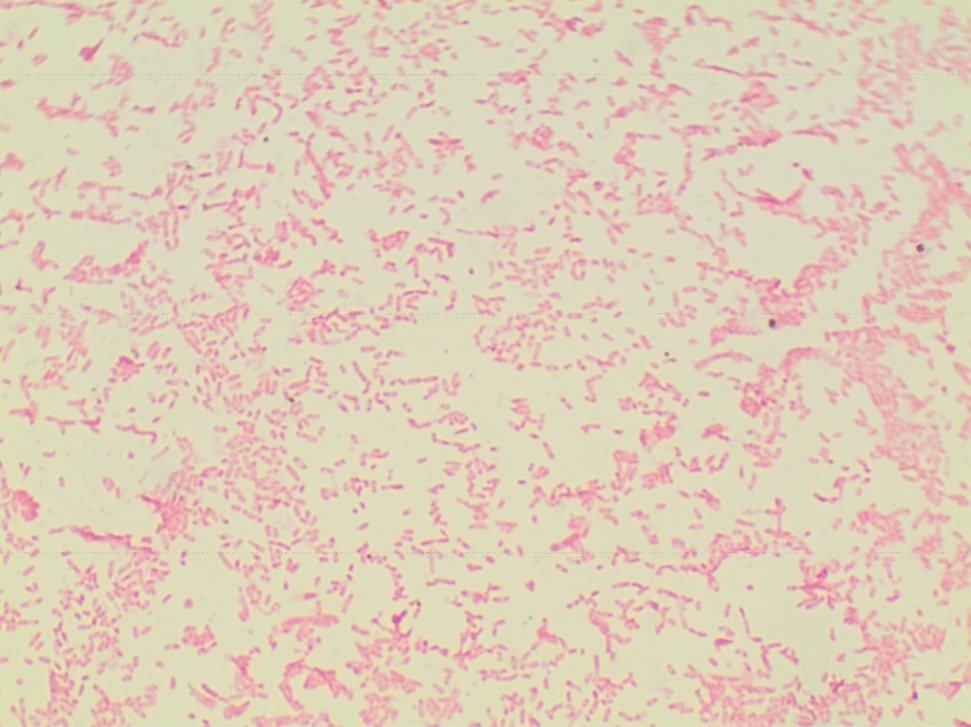
#> input picture data/DIBaS/Bacteroides.fragilis/Bacteroides.fragilis_0001.jpg, 971 x 727 px, shrunk from 2048 x 1532 before the run, found by its file name
$ python test_crop.py
#> lines starting #> are read from the running program, lines starting #| are printed output that depends on the picture; after the words box and inside, x2 and y2 are one past the last pixel; in counts of white or black regions, pixels touching at a corner belong together
from PIL import Image, ImageFilter
import cv2


def cortar_imagem(imagem, tamanho_corte_x, tamanho_corte_y):
    largura, altura = imagem.size
    cortes = []
    for y in range(0, altura, tamanho_corte_y):
        for x in range(0, largura, tamanho_corte_x):
            cortes.append(imagem.crop((x, y, x + tamanho_corte_x, y + tamanho_corte_y)))
    return cortes

# Carregar a imagem
imagem = Image.open("data/small/Bacteroides.fragilis/Bacteroides.fragilis_0001.jpg")
#> imagem is the input picture: PIL image 971x727 RGB; mean R, G, B 223.9, 206.3, 185.4
# imagem = Image.open("data/small/Lactobacillus.salivarius/Lactobacillus.salivarius_0001.jpg")

# # Cortar a imagem em várias partes
imagem_cinza = imagem.convert('L')
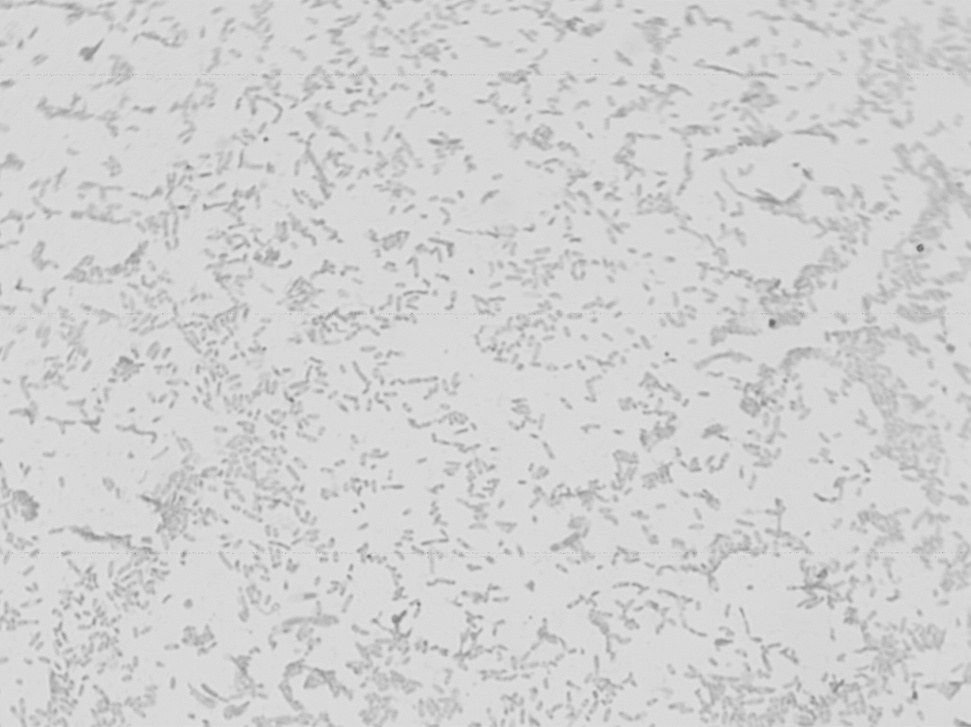
#> imagem_cinza: PIL image 971x727 L; min 104, max 228, mean 209.2

imagem_blur = imagem_cinza.filter(ImageFilter.GaussianBlur(radius=2))

# # Aplicar o algoritmo Canny para detecção de bordas
imagem_binaria = imagem_blur.point(lambda p: p > 190 and 255)
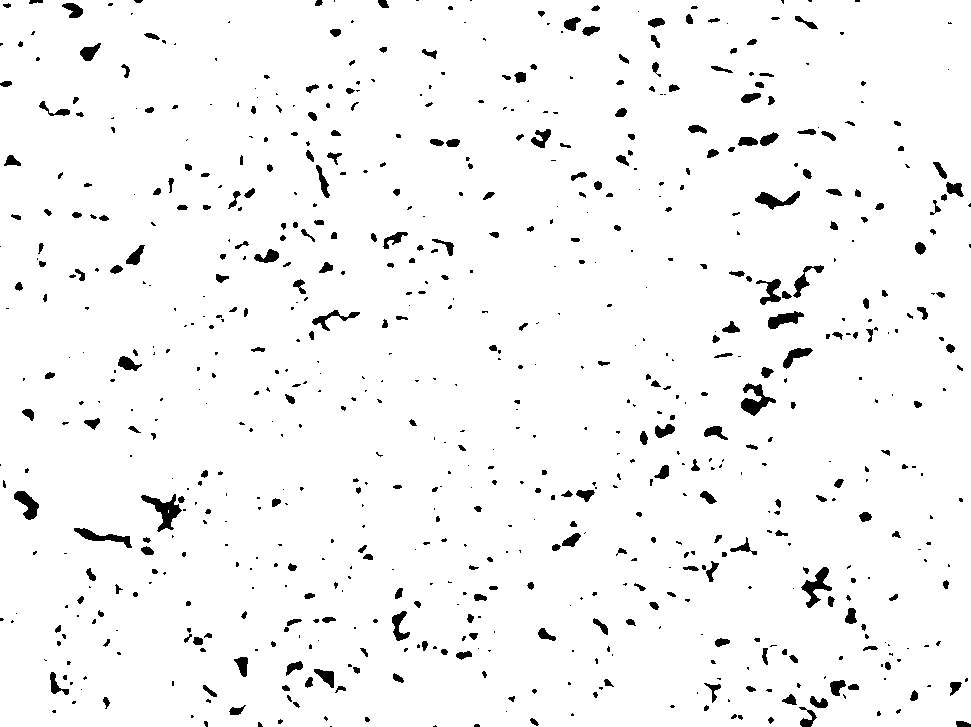
#> imagem_binaria: PIL image 971x727 L; 96.4% white; 748 black regions (418 under 20 px), largest, box (x1, y1, x2, y2) and area: (141, 494, 182, 532) 582, (741, 383, 776, 416) 507, (801, 567, 832, 608) 471
imagem_bordas = imagem_binaria.filter(ImageFilter.FIND_EDGES)
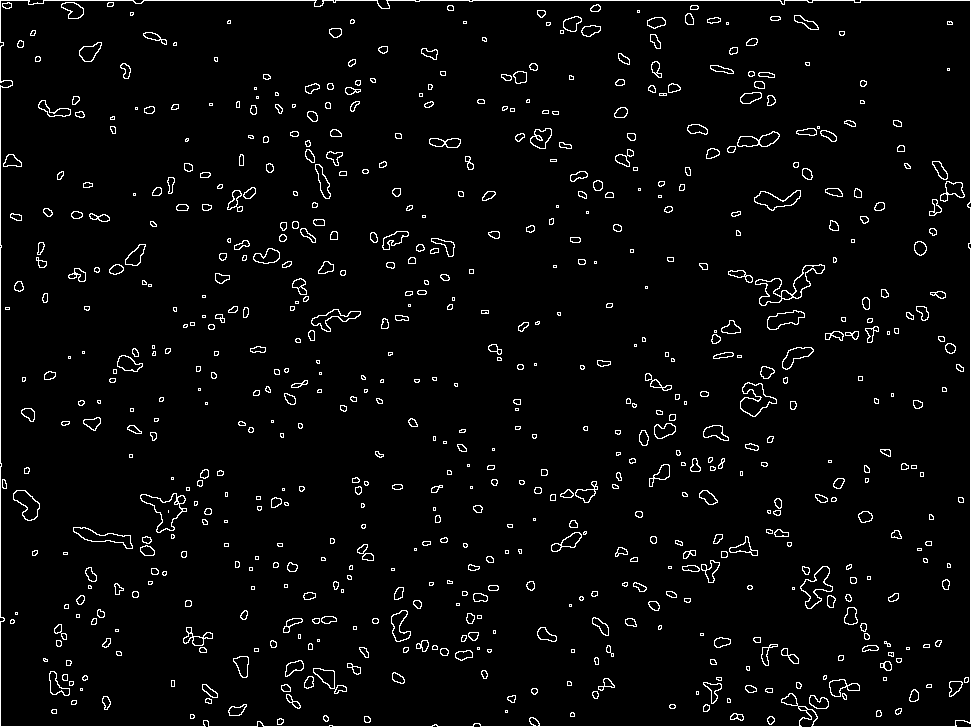
#> imagem_bordas: PIL image 971x727 L; 3.6% white in thin lines or dots
# # imagem_bordas.save("imagem_bordas.jpg")
# import cv2

# # Carregar a imagem
# imagem = cv2.imread("data/small/Bacteroides.fragilis/Bacteroides.fragilis_0001.jpg", cv2.IMREAD_GRAYSCALE)

# # # Aplicar filtro de blur
# imagem_blur = cv2.GaussianBlur(imagem, (5, 5), 0)

# # # Aplicar o algoritmo Canny para detecção de bordas
# imagem_bordas = cv2.Canny(imagem_blur, 30, 150, 3)

# # cv2.imshow("Imagem Original", imagem)
# # cv2.imshow("Imagem com Blur", imagem_blur)
# cv2.imshow("Detecção de Bordas (Canny)", imagem_bordas)

# # # Esperar até que uma tecla seja pressionada
# cv2.waitKey(0)
# cv2.destroyAllWindows()


# # imagem_limiarizada = imagem_cinza.point(lambda x: 255 if x > 200 else x//2)

# # Exibir a imagem original e a imagem após aplicar os filtros
# imagem.show()
# imagem_cinza.show()
# imagem_limiarizada.show()
# # Mostrar os cortes (exemplo para os primeiros 9 cortes)
# cortes = cortar_imagem(imagem_cinza, 256, 192)
# for i, corte in enumerate(cortes[:3]):
    # corte.show()


# import numpy as np

# # Lendo a imagem
# imagem = cv2.imread("data/small/Lactobacillus.salivarius/Lactobacillus.salivarius_0001.jpg")
# # imagem = Image.open("data/small/Bacteroides.fragilis/Bacteroides.fragilis_0001.jpg")
# # imagem = Image.open("data/small/Lactobacillus.salivarius/Lactobacillus.salivarius_0001.jpg")

# # Convertendo para tons de cinza
# imagem_cinza = cv2.cvtColor(imagem, cv2.COLOR_BGR2GRAY)

# # Definindo o limiar de binarização
# limiar = 127

# # Binarizando a imagem
# imagem_binaria = cv2.threshold(imagem_cinza, limiar, 255, cv2.THRESH_BINARY)[1]

# # Definindo parâmetros do Canny
# limiar1 = 100
# limiar2 = 200
# abertura = 3

# # Aplicando o detector de bordas Canny
# bordas_canny = cv2.Canny(imagem_binaria, limiar1, limiar2, apertureSize=abertura)

# # Exibindo as imagens
# cv2.imshow("Imagem Original", imagem)
# cv2.imshow("Imagem Binarizada", imagem_binaria)
# cv2.imshow("Bordas Canny", bordas_canny)

# cv2.waitKey(0)
# cv2.destroyAllWindows()

$ run again, with data/DIBaS/Bacteroides.fragilis/Bacteroides.fragilis_0002.jpg copied over data/DIBaS/Bacteroides.fragilis/Bacteroides.fragilis_0001.jpg
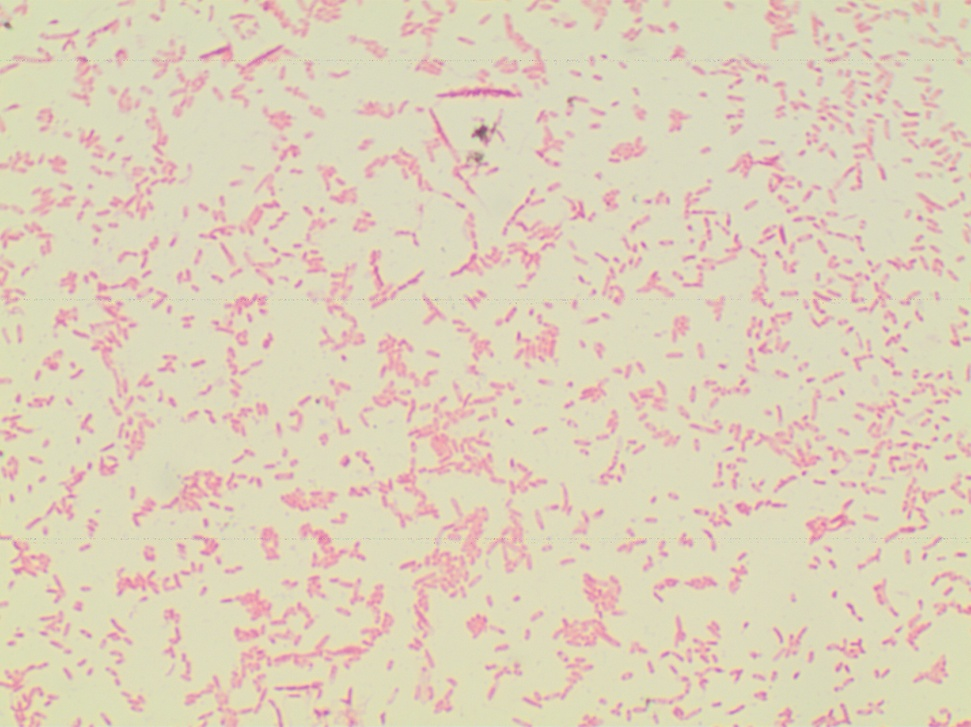
#> input picture data/DIBaS/Bacteroides.fragilis/Bacteroides.fragilis_0002.jpg, 971 x 727 px, shrunk from 2048 x 1532 before the run, found by its file name
#> imagem is the input picture: PIL image 971x727 RGB; mean R, G, B 222.8, 209.3, 186.1
#> `imagem_binaria = imagem_blur.point(lambda p: p > 190 and 255)`:
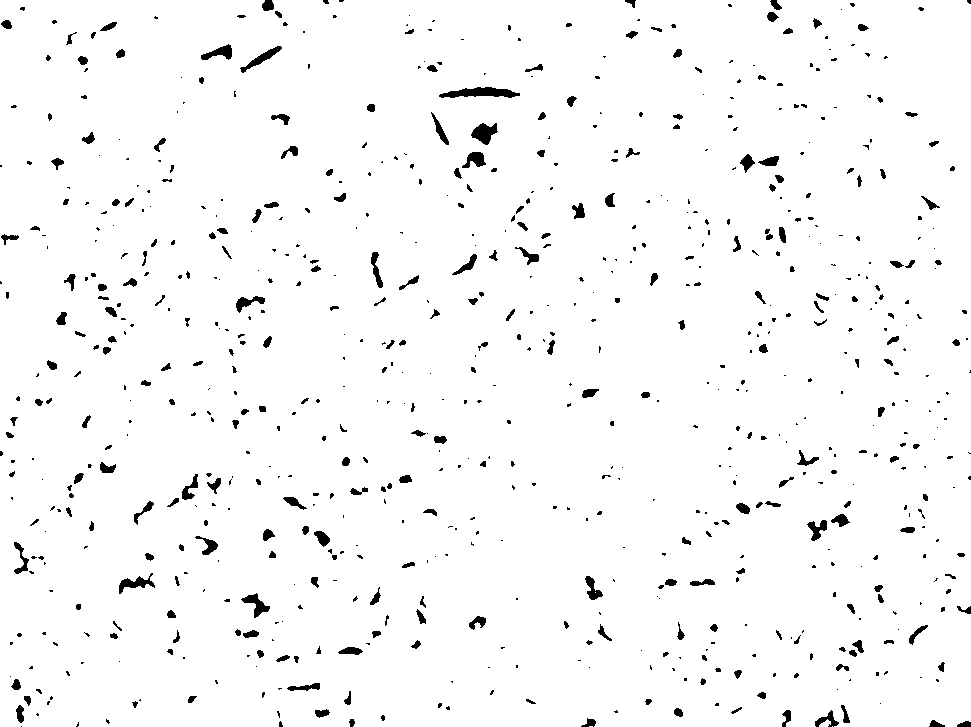
#> imagem_binaria: PIL image 971x727 L; 97% white; 761 black regions (477 under 20 px), largest, box (x1, y1, x2, y2) and area: (439, 87, 520, 98) 554, (471, 123, 498, 145) 348, (119, 573, 155, 594) 282
#> `imagem_bordas = imagem_binaria.filter(ImageFilter.FIND_EDGES)`:
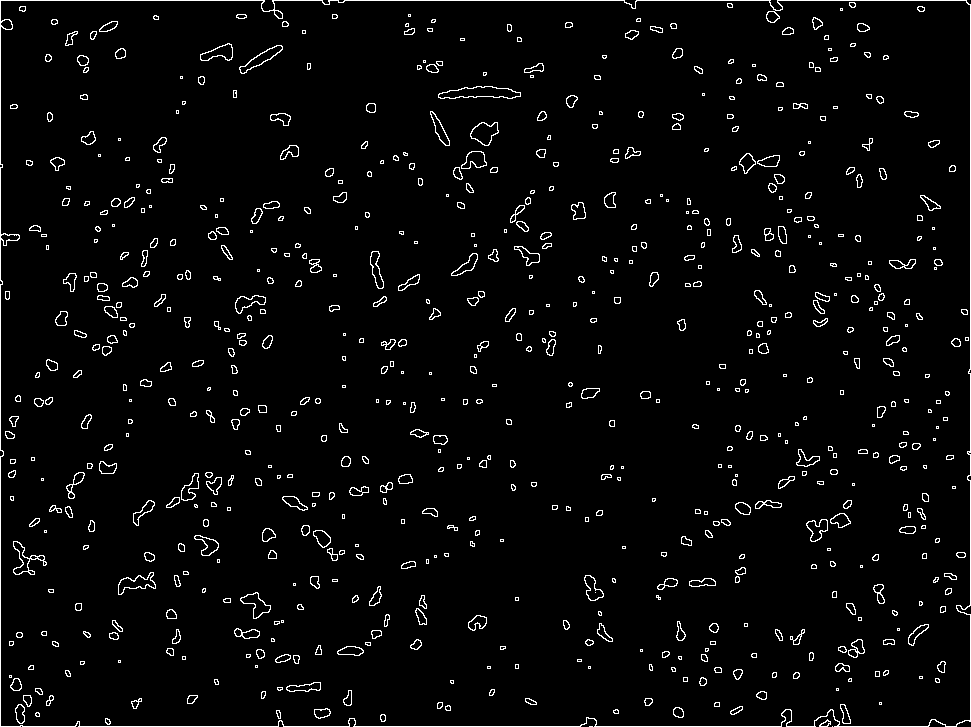
#> imagem_bordas: PIL image 971x727 L; 3.4% white in thin lines or dots

$ run again, with data/DIBaS/Bacteroides.fragilis/Bacteroides.fragilis_0004.jpg copied over data/DIBaS/Bacteroides.fragilis/Bacteroides.fragilis_0001.jpg
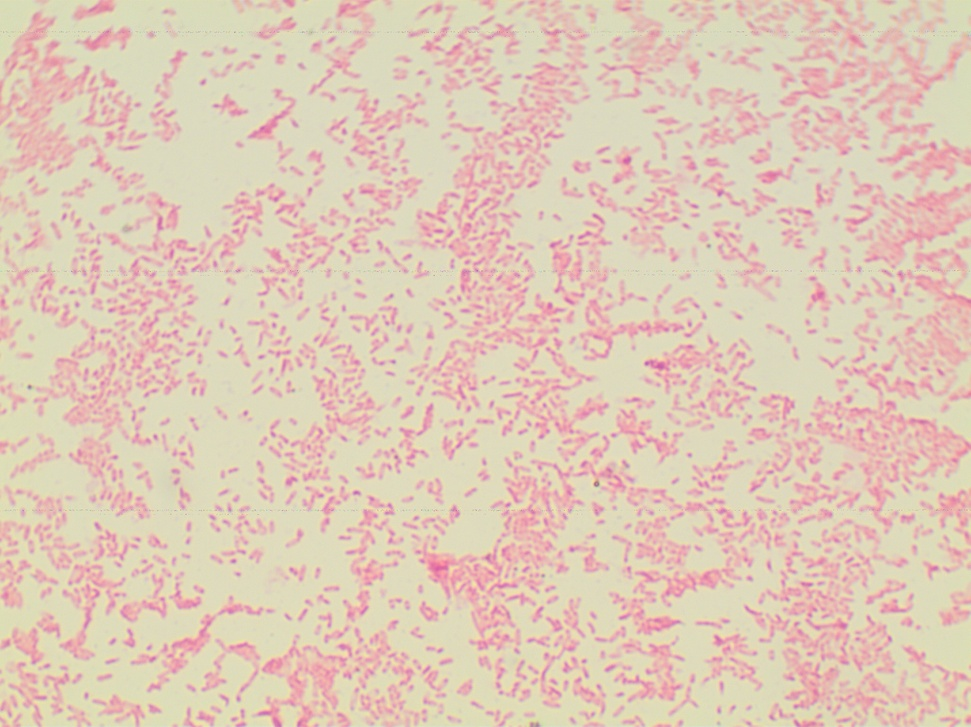
#> input picture data/DIBaS/Bacteroides.fragilis/Bacteroides.fragilis_0004.jpg, 971 x 727 px, shrunk from 2048 x 1532 before the run, found by its file name
#> imagem is the input picture: PIL image 971x727 RGB; mean R, G, B 225, 202.2, 183.9
#> `imagem_binaria = imagem_blur.point(lambda p: p > 190 and 255)`:
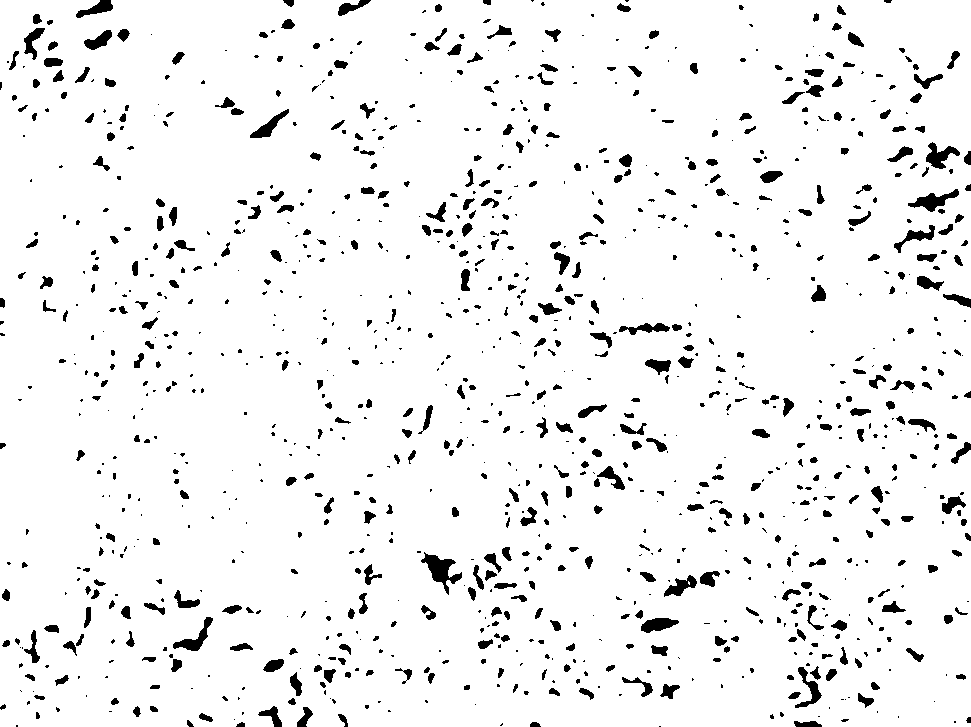
#> imagem_binaria: PIL image 971x727 L; 94.4% white; 1134 black regions (594 under 20 px), largest, box (x1, y1, x2, y2) and area: (421, 552, 462, 595) 659, (908, 189, 959, 212) 462, (926, 142, 960, 169) 428
#> `imagem_bordas = imagem_binaria.filter(ImageFilter.FIND_EDGES)`:
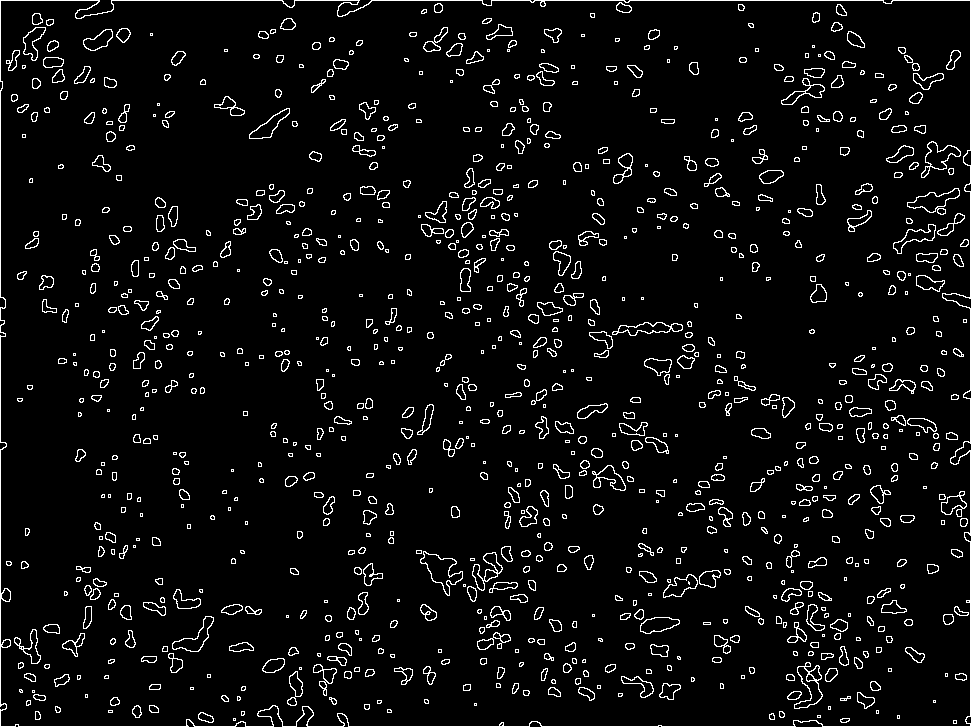
#> imagem_bordas: PIL image 971x727 L; 5.2% white in thin lines or dots
